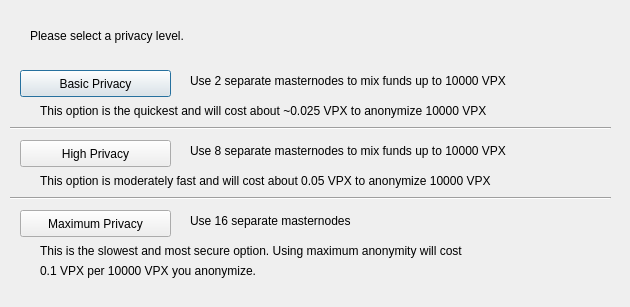
<?xml version="1.0" encoding="UTF-8"?>
<ui version="4.0">
 <class>ObfuscationConfig</class>
 <widget class="QDialog" name="ObfuscationConfig">
  <property name="geometry">
   <rect>
    <x>0</x>
    <y>0</y>
    <width>630</width>
    <height>307</height>
   </rect>
  </property>
  <property name="windowTitle">
   <string>Configure Obfuscation</string>
  </property>
  <widget class="QPushButton" name="buttonBasic">
   <property name="geometry">
    <rect>
     <x>20</x>
     <y>70</y>
     <width>151</width>
     <height>27</height>
    </rect>
   </property>
   <property name="text">
    <string>Basic Privacy</string>
   </property>
  </widget>
  <widget class="QPushButton" name="buttonHigh">
   <property name="geometry">
    <rect>
     <x>20</x>
     <y>140</y>
     <width>151</width>
     <height>27</height>
    </rect>
   </property>
   <property name="text">
    <string>High Privacy</string>
   </property>
  </widget>
  <widget class="QPushButton" name="buttonMax">
   <property name="geometry">
    <rect>
     <x>20</x>
     <y>210</y>
     <width>151</width>
     <height>27</height>
    </rect>
   </property>
   <property name="text">
    <string>Maximum Privacy</string>
   </property>
  </widget>
  <widget class="QLabel" name="label">
   <property name="geometry">
    <rect>
     <x>30</x>
     <y>20</y>
     <width>571</width>
     <height>31</height>
    </rect>
   </property>
   <property name="text">
    <string>Please select a privacy level.</string>
   </property>
  </widget>
  <widget class="QLabel" name="label_2">
   <property name="geometry">
    <rect>
     <x>190</x>
     <y>70</y>
     <width>421</width>
     <height>21</height>
    </rect>
   </property>
   <property name="text">
    <string>Use 2 separate masternodes to mix funds up to 10000 VPX</string>
   </property>
  </widget>
  <widget class="QLabel" name="label_3">
   <property name="geometry">
    <rect>
     <x>190</x>
     <y>140</y>
     <width>411</width>
     <height>21</height>
    </rect>
   </property>
   <property name="text">
    <string>Use 8 separate masternodes to mix funds up to 10000 VPX</string>
   </property>
  </widget>
  <widget class="QLabel" name="label_4">
   <property name="geometry">
    <rect>
     <x>190</x>
     <y>210</y>
     <width>421</width>
     <height>21</height>
    </rect>
   </property>
   <property name="text">
    <string>Use 16 separate masternodes</string>
   </property>
  </widget>
  <widget class="QLabel" name="label_6">
   <property name="geometry">
    <rect>
     <x>40</x>
     <y>100</y>
     <width>561</width>
     <height>21</height>
    </rect>
   </property>
   <property name="text">
    <string>This option is the quickest and will cost about ~0.025 VPX to anonymize 10000 VPX</string>
   </property>
  </widget>
  <widget class="QLabel" name="label_7">
   <property name="geometry">
    <rect>
     <x>40</x>
     <y>170</y>
     <width>561</width>
     <height>21</height>
    </rect>
   </property>
   <property name="text">
    <string>This option is moderately fast and will cost about 0.05 VPX to anonymize 10000 VPX</string>
   </property>
  </widget>
  <widget class="QLabel" name="label_8">
   <property name="geometry">
    <rect>
     <x>40</x>
     <y>240</y>
     <width>561</width>
     <height>21</height>
    </rect>
   </property>
   <property name="text">
    <string>This is the slowest and most secure option. Using maximum anonymity will cost</string>
   </property>
  </widget>
  <widget class="QLabel" name="label_9">
   <property name="geometry">
    <rect>
     <x>40</x>
     <y>260</y>
     <width>561</width>
     <height>21</height>
    </rect>
   </property>
   <property name="text">
    <string>0.1 VPX per 10000 VPX you anonymize.</string>
   </property>
  </widget>
  <widget class="Line" name="line">
   <property name="geometry">
    <rect>
     <x>10</x>
     <y>120</y>
     <width>601</width>
     <height>16</height>
    </rect>
   </property>
   <property name="orientation">
    <enum>Qt::Horizontal</enum>
   </property>
  </widget>
  <widget class="Line" name="line_2">
   <property name="geometry">
    <rect>
     <x>10</x>
     <y>190</y>
     <width>601</width>
     <height>16</height>
    </rect>
   </property>
   <property name="orientation">
    <enum>Qt::Horizontal</enum>
   </property>
  </widget>
 </widget>
 <resources/>
 <connections/>
</ui>
